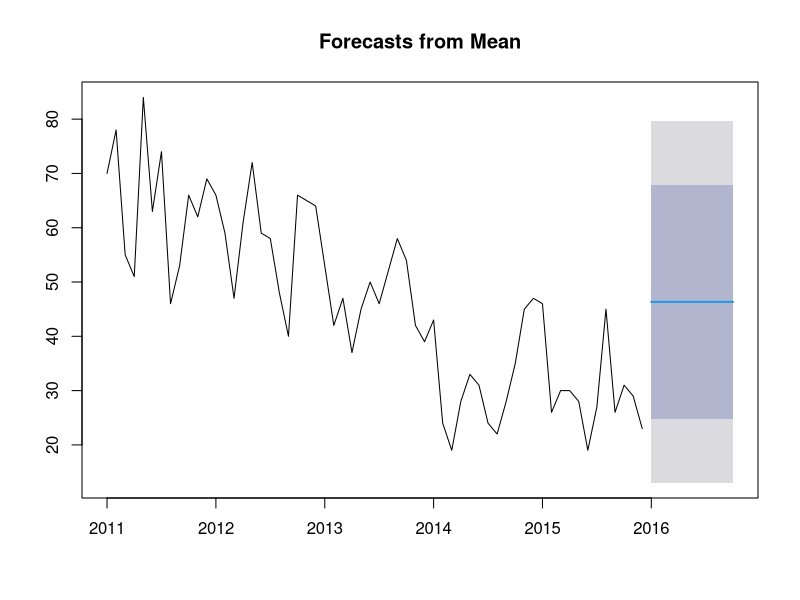
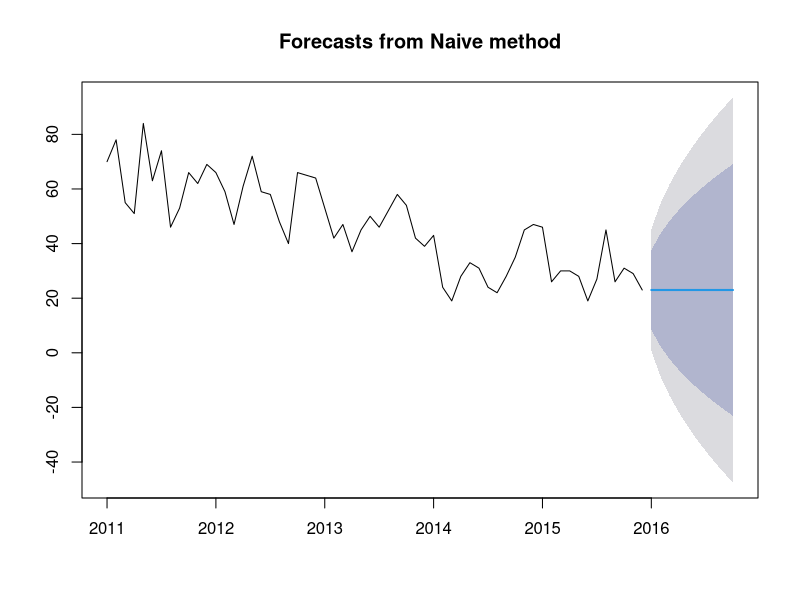
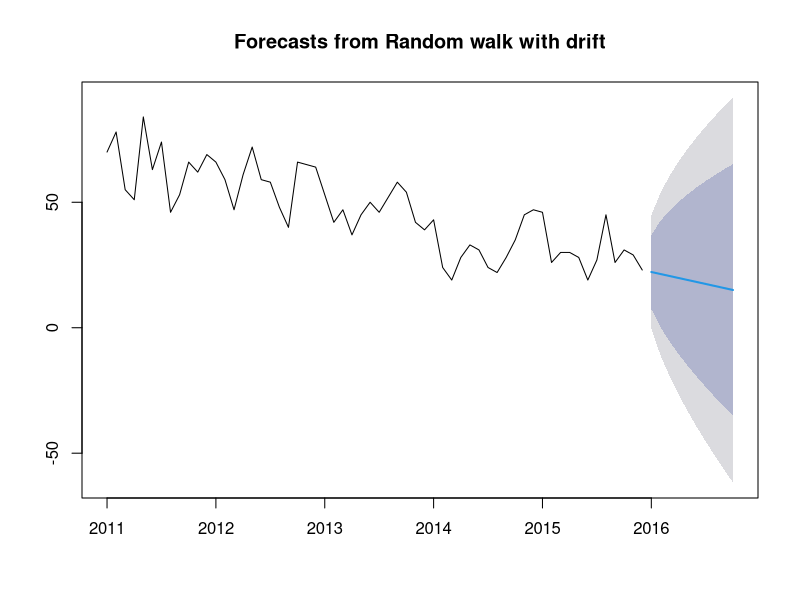
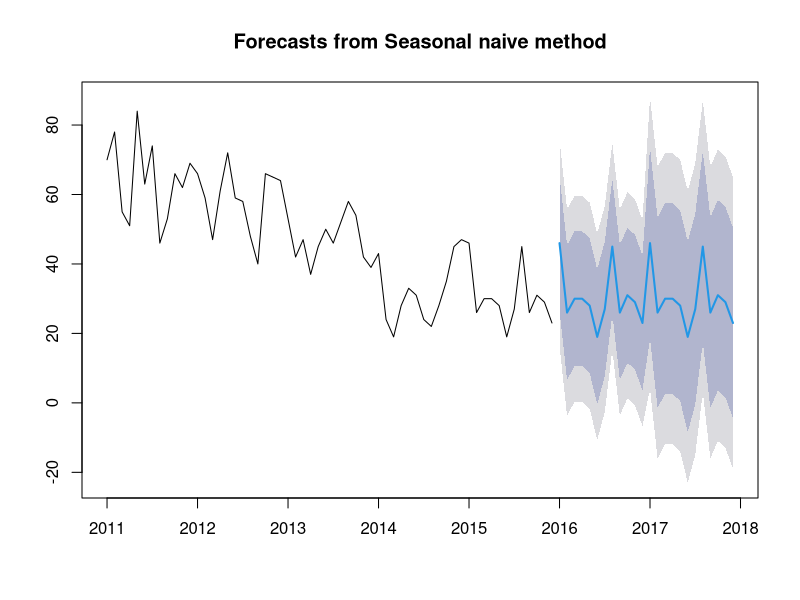
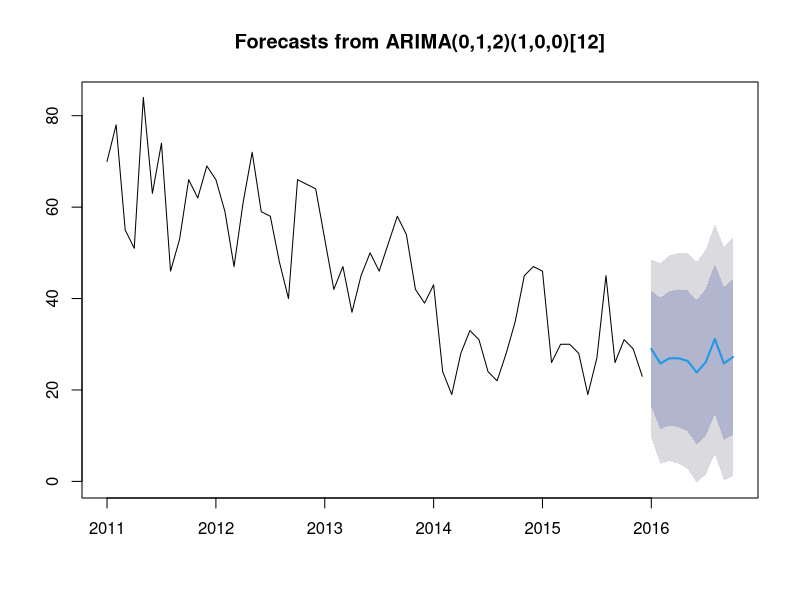
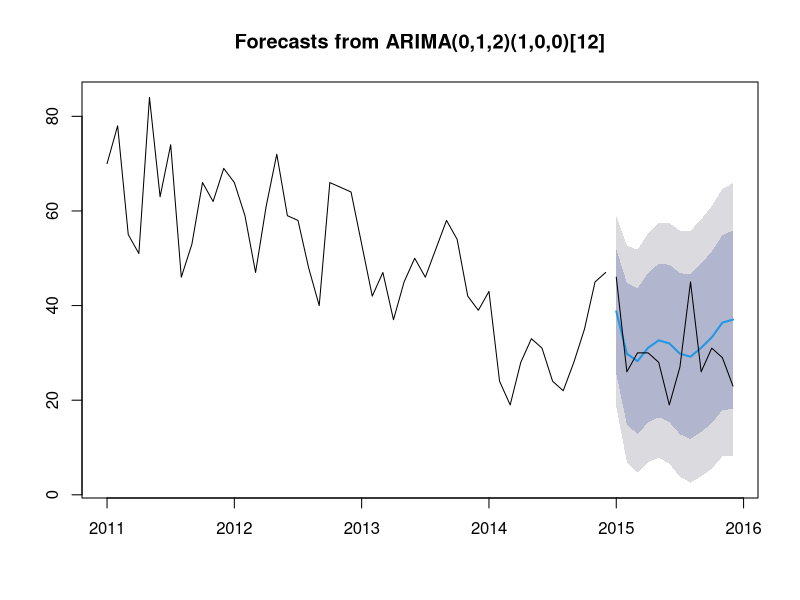

R code for these plots, in order:
#Volume 3
#Section 4
#Video 5

#Author: Dr. Fabio Veronesi

library(xts)
library(forecast)

#Setting the working directory
setwd("E:/OneDrive/Packt - Data Analysis/Data")


#Load the Crime dataset
Hammersmith <- read.csv("Crimes_Hammersmith_Robbery_2001_2015.csv")


#The standard format: ts
TS <- ts(Hammersmith$Crimes, 
         start=c(2011, 1), 
         end=c(2015, 12), 
         frequency=12)


#Mean Forecast
mean.forecast <- meanf(TS)

plot(mean.forecast)


#Naive Forecast
naive.forecast <- naive(TS)

plot(naive.forecast,type="l")


#Drift Method
drift <- rwf(TS, drift=TRUE)

plot(drift)


#Seasonal Naive
Snaive.forecast <- snaive(TS)

plot(Snaive.forecast,type="l")


#ARIMA Model
arima.forecast <- auto.arima(TS)

pred <- forecast(arima.forecast, h=10)

plot(pred)




#Validation
Training <- window(TS,
                   start=c(2011,1),
                   end=c(2014,12))

Test <- window(TS,
               start=c(2015,1))


#Fit ARIMA
arima.forecast <- auto.arima(Training,stepwise=F)


#Estimate the test set
pred.test <- forecast(arima.forecast, h=12)

plot(pred.test)
lines(Test)

